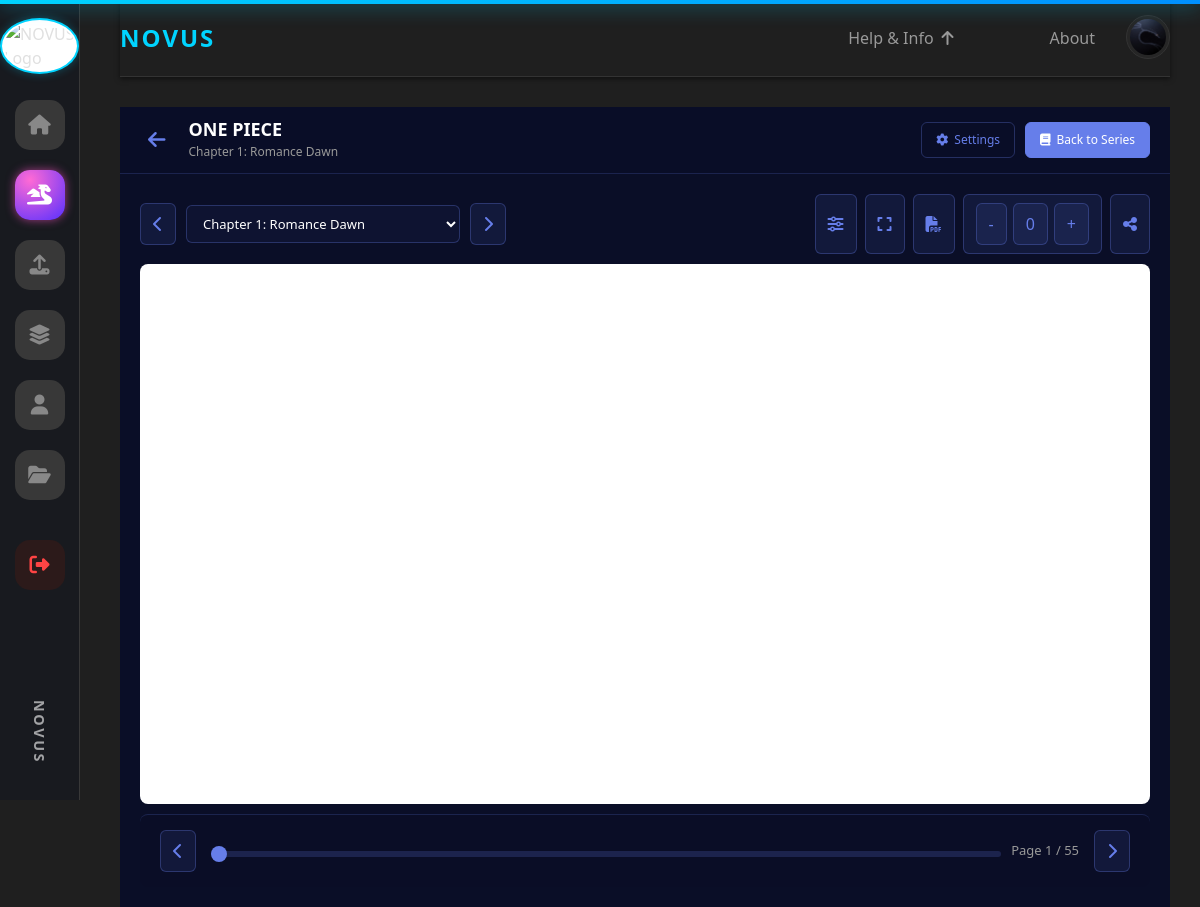
The app's page /manga/6/chapter/1 (signed in) with its own data.
### tables this page shows
CREATE TABLE books (
                    id INTEGER PRIMARY KEY,
                    title TEXT,
                    author TEXT,
                    category TEXT,
                    pdf_filename TEXT,
                    audio_filename TEXT
                , created_at TEXT, cover_path TEXT, uploader_id INTEGER, book_type TEXT DEFAULT 'book', description TEXT);

CREATE TABLE chapters (
            id          INTEGER PRIMARY KEY,
            manga_id    INTEGER NOT NULL,
            chapter_num INTEGER NOT NULL,
            title       TEXT,
            pdf_filename TEXT,
            created_at  TEXT DEFAULT (DATETIME('now')), page_count INTEGER DEFAULT 0,
            FOREIGN KEY (manga_id) REFERENCES books(id),
            UNIQUE(manga_id, chapter_num)
        );

### app.py (the view)
@app.route("/manga/<int:manga_id>/chapter/<int:chapter_id>")
def view_chapter(manga_id, chapter_id):
    if "user_id" not in session:
        return redirect(url_for("login"))
    conn = get_conn()
    c = conn.cursor()
    c.execute("""
        SELECT id, title, author, category, cover_path, description
        FROM books
        WHERE id = ? AND COALESCE(book_type, 'book') = 'manga'
    """, (manga_id,))
    manga = c.fetchone()
    if not manga:
        conn.close()
        flash("Manga not found.", "danger")
        return redirect(url_for("manga"))
    c.execute("""
        SELECT id, chapter_num, title, pdf_filename, page_count, created_at
        FROM chapters
        WHERE id = ? AND manga_id = ?
    """, (chapter_id, manga_id))
    chapter = c.fetchone()
    if not chapter:
        conn.close()
        flash("Chapter not found.", "danger")
        return redirect(url_for("read_manga", id=manga_id))
    c.execute("""
        SELECT id, chapter_num, title
        FROM chapters
        WHERE manga_id = ?
        ORDER BY chapter_num ASC
    """, (manga_id,))
    chapters = c.fetchall()
    conn.close()
    return render_template(
        "chapter_viewer.html",
        manga=manga,
        chapter=chapter,
        chapters=chapters
    )

### app.py (called while the page is built)
def get_conn():
    return sqlite3.connect(DB_PATH)

@app.before_request
def check_banned():
    uid = session.get("user_id")
    if not uid:
        return
    conn = get_conn()
    c = conn.cursor()
    c.execute("SELECT COALESCE(is_banned,0), COALESCE(status,'active') FROM users WHERE id=?", (uid,))
    row = c.fetchone()
    conn.close()
    if row:
        is_banned, status = row
        if int(is_banned) == 1 or status == "banned":
            session.clear()
            flash("Your account has been banned.", "danger")
            return redirect(url_for("login"))

@app.context_processor
def inject_user_avatar():
    return {
        'user_avatar': session.get('avatar_url'),
        'user_id': session.get('user_id')
    }

@app.before_request
def _ensure_db_initialized():
    global _db_init_done
    if not _db_init_done:
        try:
            init_db()
        except Exception:
            pass
        _db_init_done = True

### templates/chapter_viewer.html (shortened to what this page needs)
{% extends "base.html" %}
{% block content %}
<div class="manga-reader-page">
  <div class="reader-top-bar">
    <div class="reader-bar-left">
      <button class="reader-btn-icon" data-action="goBack">
        <i class="fas fa-arrow-left"></i>
      </button>
      <div class="reader-title-group">
        <h1 class="reader-manga-title">{{ manga[1] }}</h1>
        <p class="reader-manga-author">Chapter {{ chapter[1] }}: {{ chapter[2] or 'Untitled' }}</p>
      </div>
    </div>
    <div class="reader-bar-right">
      <button class="reader-btn" data-action="toggleSettings">
        <i class="fas fa-cog"></i>
        <span>Settings</span>
      </button>
      <a href="{{ url_for('read_manga', id=manga[0]) }}" class="reader-btn reader-btn-primary">
        <i class="fas fa-book"></i>
        <span>Back to Series</span>
      </a>
    </div>
  </div>
  <div class="reader-container">
    <main class="reader-main">
      <div class="reader-header">
        <div class="chapter-selector">
          <button class="chapter-btn" data-action="previousChapter">
            <i class="fas fa-chevron-left"></i>
          </button>
          <select class="chapter-dropdown" id="chapterSelect" data-action="changeChapter">
            {% for ch in chapters %}
              <option value="{{ ch[0] }}" {% if ch[0] == chapter[0] %}selected{% endif %}>Chapter {{ ch[1] }}: {{ ch[2] or 'Untitled' }}</option>
            {% endfor %}
          </select>
          <button class="chapter-btn" data-action="nextChapter">
            <i class="fas fa-chevron-right"></i>
          </button>
        </div>
        <div class="reader-actions">
            <button class="reader-action-btn" title="Settings">
              <i class="fas fa-sliders-h"></i>
            </button>
            <button class="reader-action-btn" id="btnFullscreen" title="Fullscreen">
              <i class="fas fa-expand"></i>
            </button>
            <button class="reader-action-btn" id="btnOpenPdf" title="Open PDF">
              <i class="fas fa-file-pdf"></i>
            </button>
            <div class="reader-action-btn" style="display:flex; gap:6px; align-items:center;">
              <button class="reader-action-btn" id="btnZoomOut" title="Zoom Out">-</button>
              <button class="reader-action-btn" id="btnResetZoom" title="Reset Zoom">0</button>
              <button class="reader-action-btn" id="btnZoomIn" title="Zoom In">+</button>
            </div>
            <button class="reader-action-btn" title="Share">
              <i class="fas fa-share-alt"></i>
            </button>
        </div>
      </div>
      <div class="manga-viewer" id="mangaViewer">
        {% if chapter[3] %}
          {% if chapter[3].endswith('.pdf') %}
            <div class="pdf-viewer-wrapper">
              <iframe
                id="pdfViewer"
                src="{{ url_for('static', filename='books/' + chapter[3]) }}"
                type="application/pdf"
                width="100%"
                height="100%"
                allow="fullscreen"
                allowfullscreen
                style="border: none;">
              </iframe>
            </div>
          {% else %}
            <div class="images-viewer-wrapper">
            </div>
          {% endif %}
        {% endif %}
      </div>
      <div class="reader-footer">
        <button class="nav-btn" data-action="previousPage" title="Previous Page">
          <i class="fas fa-chevron-left"></i>
        </button>
        <div class="progress-control">
          <div class="progress-bar-container">
            <input
              type="range"
              id="progressSlider"
              class="progress-slider"
              min="0"
              max="100"
              value="0"
              data-action="updatePage"
            >
          </div>
          <span class="page-indicator" id="pageIndicator">
            Page <span id="currentPage">1</span> / <span id="totalPages">{{ chapter[4] or 1 }}</span>
          </span>
        </div>
        <button class="nav-btn" data-action="nextPage" title="Next Page">
          <i class="fas fa-chevron-right"></i>
        </button>
      </div>
    </main>
  </div>
</div>
{% endblock %}

### templates/chapter_viewer.html (style rules this page uses)
.manga-reader-page { background: #0a0e27; min-height: 100vh; color: #fff; display: flex; flex-direction: column; }
.reader-top-bar { background: rgba(10, 14, 39, 0.95); backdrop-filter: blur(10px); border-bottom: 1px solid rgba(102, 126, 234, 0.2); padding: 12px 20px; display: flex; justify-content: space-between; align-items: center; position: sticky; top: 0; z-index: 100; }
.reader-bar-left, .reader-bar-right { display: flex; align-items: center; gap: 15px; }
.reader-bar-right { gap: 10px; }
.reader-btn-icon { background: none; border: none; color: #667eea; font-size: 20px; cursor: pointer; padding: 8px; display: flex; align-items: center; justify-content: center; border-radius: 8px; transition: all 0.2s; }
.reader-title-group { display: flex; flex-direction: column; gap: 2px; }
.reader-manga-title { margin: 0; font-size: 18px; font-weight: 600; }
.reader-manga-author { margin: 0; font-size: 12px; color: #999; }
.reader-btn { background: none; border: 1px solid rgba(102, 126, 234, 0.3); color: #667eea; padding: 8px 14px; border-radius: 6px; cursor: pointer; font-size: 12px; display: flex; align-items: center; gap: 6px; transition: all 0.2s; }
.reader-btn-primary { background: #667eea; border-color: #667eea; color: #fff; }
.reader-container { display: grid; grid-template-columns: 250px 1fr 250px; gap: 20px; padding: 20px; flex: 1; overflow: hidden; }
@media (max-width: 1200px) { .reader-container { grid-template-columns: 1fr; } }
.reader-main { display: flex; flex-direction: column; gap: 10px; min-height: 0; }
.reader-header { display: flex; justify-content: space-between; align-items: center; gap: 20px; flex-wrap: wrap; }
.chapter-selector { display: flex; align-items: center; gap: 10px; }
.chapter-btn { background: rgba(102, 126, 234, 0.1); border: 1px solid rgba(102, 126, 234, 0.3); color: #667eea; padding: 8px 12px; border-radius: 6px; cursor: pointer; transition: all 0.2s; }
.chapter-dropdown { background: rgba(102, 126, 234, 0.05); border: 1px solid rgba(102, 126, 234, 0.3); color: #fff; padding: 8px 12px; border-radius: 6px; cursor: pointer; font-size: 13px; flex: 1; min-width: 200px; }
.reader-actions { display: flex; gap: 8px; }
.reader-action-btn { background: rgba(102, 126, 234, 0.1); border: 1px solid rgba(102, 126, 234, 0.3); color: #667eea; padding: 8px 12px; border-radius: 6px; cursor: pointer; transition: all 0.2s; }
.manga-viewer { flex: 1; background: #fff; border-radius: 8px; overflow: hidden; display: flex; align-items: center; justify-content: center; min-height: 400px; }
.images-viewer-wrapper { width: 100%; height: 100%; display: flex; align-items: center; justify-content: center; }
.reader-action-btn[title="Fullscreen"] { min-width: 40px; }
.reader-footer { background: rgba(10, 14, 39, 0.8); border-top: 1px solid rgba(102, 126, 234, 0.2); padding: 15px 20px; display: flex; align-items: center; gap: 15px; border-radius: 8px; }
.nav-btn { background: rgba(102, 126, 234, 0.1); border: 1px solid rgba(102, 126, 234, 0.3); color: #667eea; padding: 8px 12px; border-radius: 6px; cursor: pointer; transition: all 0.2s; }
.progress-control { flex: 1; display: flex; align-items: center; gap: 10px; }
.progress-bar-container { flex: 1; }
.progress-slider { width: 100%; height: 6px; border-radius: 3px; background: rgba(102, 126, 234, 0.2); outline: none; -webkit-appearance: none; appearance: none; cursor: pointer; }
.page-indicator { font-size: 13px; color: #999; white-space: nowrap; }

### records on screen
books: title "ONE PIECE"
chapters: chapter_num "1", title "Romance Dawn", page_count "55"
